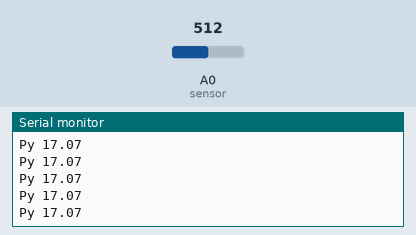
This sketch was run on a simulated Arduino Uno, built with avr-gcc and run on an emulated ATmega328P. On the bench: the last lines printed to the serial monitor. Inputs (shaded band) come from the test bench; at power-on: A0 (sensor) = 512.

Above: at 1.2 s.
1.3 s: A0 (sensor) set to 0
At 1.43 s:
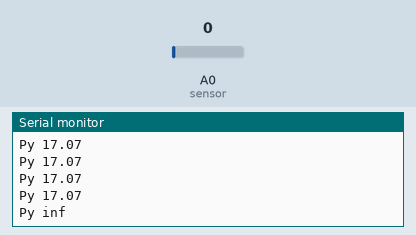
3.2 s: A0 (sensor) set to 122
At 3.29 s:
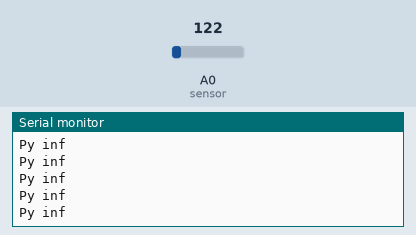

Measured:
- after the input at 1.3 s, the serial monitor: prints a new line at once (image 1)

The sketch:

Long_IR_test.ino
```cpp
#define sensor A0 // Sharp IR GP2Y0A02YK0F (20-150cm, analog)

#include <Arduino.h>

int N = 20;
double sum, distance;

void setup() {
  Serial.begin(9600); // start the serial port
}

void loop() {

  sum = 0;
  for (int i =0; i < N ; i++){
  // 5v
    float volts = analogRead(sensor)*0.0048828125;  // value from sensor * (5/1024)
  // int distance = 13*pow(volts, -1); // worked out from datasheet graph
    sum += 50*pow(volts, -1.173);
     // slow down serial port
  }
  distance = sum/N;

  Serial.print("Py ");
  Serial.println(distance);   // print the distance
  delay(100);
}
```
